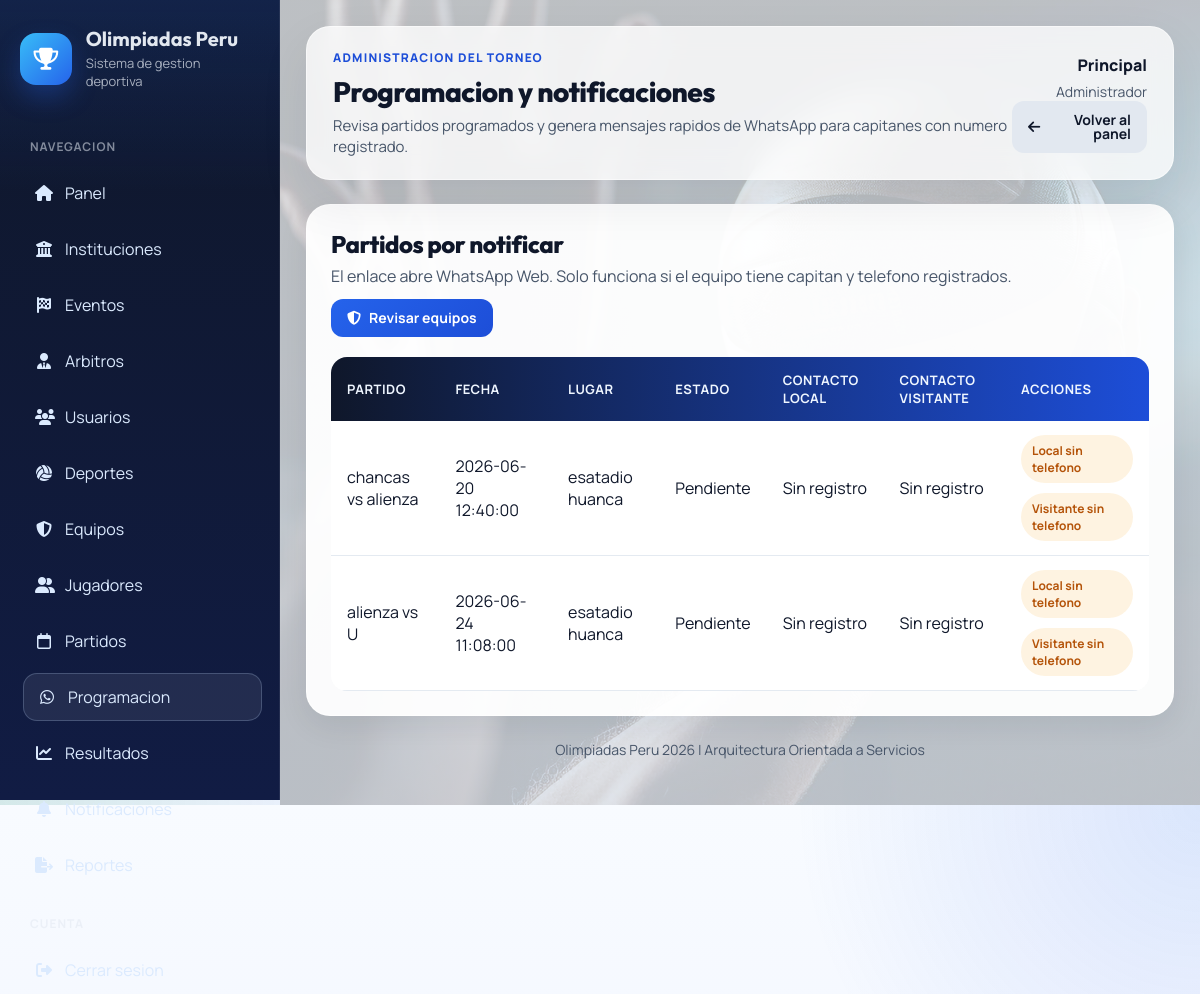
/modules/programacion/index.php (signed in), run on the app's committed database.
### tables this page shows
CREATE TABLE `partidos` (
  `id_partido` int(11) NOT NULL AUTO_INCREMENT,
  `id_evento` int(11) NOT NULL,
  `id_deporte` int(11) NOT NULL,
  `equipo_local` int(11) NOT NULL,
  `equipo_visitante` int(11) NOT NULL,
  `id_arbitro` int(11) DEFAULT NULL,
  `fecha` datetime DEFAULT NULL,
  `lugar` varchar(150) DEFAULT NULL,
  `estado` enum('Pendiente','Jugando','Finalizado') DEFAULT 'Pendiente',
  PRIMARY KEY (`id_partido`),
  KEY `id_evento` (`id_evento`),
  KEY `id_deporte` (`id_deporte`),
  KEY `equipo_local` (`equipo_local`),
  KEY `equipo_visitante` (`equipo_visitante`),
  KEY `id_arbitro` (`id_arbitro`),
  CONSTRAINT `partidos_ibfk_1` FOREIGN KEY (`id_evento`) REFERENCES `eventos` (`id_evento`),
  CONSTRAINT `partidos_ibfk_2` FOREIGN KEY (`id_deporte`) REFERENCES `deportes` (`id_deporte`),
  CONSTRAINT `partidos_ibfk_3` FOREIGN KEY (`equipo_local`) REFERENCES `equipos` (`id_equipo`),
  CONSTRAINT `partidos_ibfk_4` FOREIGN KEY (`equipo_visitante`) REFERENCES `equipos` (`id_equipo`),
  CONSTRAINT `partidos_ibfk_5` FOREIGN KEY (`id_arbitro`) REFERENCES `arbitros` (`id_arbitro`)
);

CREATE TABLE `equipos` (
  `id_equipo` int(11) NOT NULL AUTO_INCREMENT,
  `nombre` varchar(100) NOT NULL,
  `director_tecnico` varchar(100) DEFAULT NULL,
  `logo` varchar(255) DEFAULT NULL,
  `fecha_registro` timestamp NOT NULL DEFAULT current_timestamp(),
  `id_institucion` int(11) NOT NULL,
  `id_deporte` int(11) NOT NULL,
  `id_categoria` int(11) NOT NULL,
  `capitan` varchar(100) DEFAULT NULL,
  `telefono_capitan` varchar(20) DEFAULT NULL,
  PRIMARY KEY (`id_equipo`),
  KEY `id_institucion` (`id_institucion`),
  KEY `id_deporte` (`id_deporte`),
  KEY `id_categoria` (`id_categoria`),
  CONSTRAINT `equipos_ibfk_1` FOREIGN KEY (`id_institucion`) REFERENCES `instituciones` (`id_institucion`),
  CONSTRAINT `equipos_ibfk_2` FOREIGN KEY (`id_deporte`) REFERENCES `deportes` (`id_deporte`),
  CONSTRAINT `equipos_ibfk_3` FOREIGN KEY (`id_categoria`) REFERENCES `categorias` (`id_categoria`)
);

### modules/programacion/index.php (called while the page is built, shortened)
<?php
require __DIR__ . '/index_view.php';
return;
?>

### includes/auth.php (called while the page is built, shortened)
<?php
function app_url(string $path = ''): string
{
    $base = '/OLIMPIADAS_PERU';
    return $base . ($path !== '' ? '/' . ltrim($path, '/') : '');
}
function e(string $value): string
{
    return htmlspecialchars($value, ENT_QUOTES, 'UTF-8');
}

### modules/programacion/index_view.php (the view, shortened to what this page needs)
<?php
include '../../config/database.php';
$partidos = $conexion->query('
    SELECT
        p.id_partido,
        p.fecha,
        p.lugar,
        p.estado,
        local.nombre AS local,
        visitante.nombre AS visitante,
        local.capitan AS capitan_local,
        local.telefono_capitan AS telefono_local,
        visitante.capitan AS capitan_visitante,
        visitante.telefono_capitan AS telefono_visitante
    FROM partidos p
    INNER JOIN equipos local ON p.equipo_local = local.id_equipo
    INNER JOIN equipos visitante ON p.equipo_visitante = visitante.id_equipo
    ORDER BY p.fecha ASC
')->fetchAll();
require '../../includes/app_header.php';
?>
<section class="panel-card">
    <div class="toolbar">
        <div class="toolbar__title">
            <h2>Partidos por notificar</h2>
            <p>El enlace abre WhatsApp Web. Solo funciona si el equipo tiene capitan y telefono registrados.</p>
        </div>
        <div class="actions">
            <a class="btn btn-primary" href="<?= e(app_url('modules/equipos/index.php')) ?>">
                <i class="fa-solid fa-shield-halved"></i>
                Revisar equipos
            </a>
        </div>
    </div>
    <div class="table-responsive">
        <table class="app-table">
            <thead>
                <tr>
                    <th>Partido</th>
                    <th>Fecha</th>
                    <th>Lugar</th>
                    <th>Estado</th>
                    <th>Contacto local</th>
                    <th>Contacto visitante</th>
                    <th>Acciones</th>
                </tr>
            </thead>
            <tbody>
                <?php foreach ($partidos as $partido): ?>
                    <?php
                    $waLocal = !empty($partido['telefono_local'])
                        ? app_url('modules/notificaciones/enviar.php') . '?id_partido=' . urlencode((string) $partido['id_partido']) . '&destino=local'
                        : null;
                    $waVisitante = !empty($partido['telefono_visitante'])
                        ? app_url('modules/notificaciones/enviar.php') . '?id_partido=' . urlencode((string) $partido['id_partido']) . '&destino=visitante'
                        : null;
                    ?>
                    <tr>
                        <td><?= e($partido['local']) ?> vs <?= e($partido['visitante']) ?></td>
                        <td><?= e((string) $partido['fecha']) ?></td>
                        <td><?= e((string) $partido['lugar']) ?></td>
                        <td><?= e((string) $partido['estado']) ?></td>
                        <td><?= e((string) ($partido['capitan_local'] ?: 'Sin registro')) ?></td>
                        <td><?= e((string) ($partido['capitan_visitante'] ?: 'Sin registro')) ?></td>
                        <td>
                            <div class="table-stack">
                                <?php if ($waLocal): ?>
                                    <a class="btn btn-success" target="_blank" rel="noopener noreferrer" href="<?= e($waLocal) ?>">
                                        <i class="fa-brands fa-whatsapp"></i>
                                        Local
                                    </a>
                                <?php else: ?>
                                    <span class="badge badge--warning">Local sin telefono</span>
                                <?php endif; ?>
                                <?php if ($waVisitante): ?>
                                    <a class="btn btn-success" target="_blank" rel="noopener noreferrer" href="<?= e($waVisitante) ?>">
                                        <i class="fa-brands fa-whatsapp"></i>
                                        Visitante
                                    </a>
                                <?php else: ?>
                                    <span class="badge badge--warning">Visitante sin telefono</span>
                                <?php endif; ?>
                            </div>
                        </td>
                    </tr>
                <?php endforeach; ?>
            </tbody>
        </table>
    </div>
</section>
<?php require '../../includes/app_footer.php'; ?>

### css/style.css (style rules this page uses)
:root { --bg: #eef2ff; --surface: #ffffff; --text: #0f172a; --text-soft: #475569; --primary: #2563eb; --primary-2: #1d4ed8; --success: #16a34a; --warning: #f59e0b; --danger: #dc2626; --shadow-soft: 0 20px 50px rgba(15, 23, 42, 0.08); --shadow-card: 0 10px 30px rgba(15, 23, 42, 0.08); --radius-xl: 24px; --radius-lg: 18px; --radius-md: 14px; --radius-sm: 10px; --transition: 180ms ease; }
* { box-sizing: border-box; margin: 0; padding: 0; }
html { scroll-behavior: smooth; }
body { background: radial-gradient(circle at top right, rgba(37, 99, 235, 0.14), transparent 28%), radial-gradient(circle at bottom left, rgba(22, 163, 74, 0.12), transparent 24%), linear-gradient(180deg, #f8fbff 0%, var(--bg) 100%); color: var(--text); font-family: "Manrope", "Segoe UI", Tahoma, Geneva, Verdana, sans-serif; min-height: 100vh; }
h1, h2, h3, h4, h5, h6, .app-brand__title, .app-topbar__title { font-family: "Outfit", "Manrope", "Segoe UI", sans-serif; }
a { color: inherit; }
.hero-card, .panel-card, .data-card, .form-card, .auth-card { background: rgba(255, 255, 255, 0.94); border: 1px solid rgba(255, 255, 255, 0.7); border-radius: var(--radius-xl); box-shadow: var(--shadow-card); }
.hero-card, .panel-card, .data-card, .form-card { padding: 24px; }
.toolbar { align-items: center; display: flex; flex-wrap: wrap; gap: 12px; justify-content: space-between; margin-bottom: 20px; }
.toolbar__title h2, .section-title { font-size: 24px; font-weight: 800; letter-spacing: -0.02em; }
.toolbar__title p { color: var(--text-soft); margin-top: 6px; }
.actions { display: flex; flex-wrap: wrap; gap: 10px; }
.table-responsive { overflow-x: auto; }
.app-table, table { background: var(--surface); border-collapse: collapse; border-radius: 16px; overflow: hidden; width: 100%; }
.app-table thead, table thead { background: linear-gradient(90deg, #0f172a, #1d4ed8); }
.app-table th, table th { color: #eff6ff; font-size: 13px; font-weight: 700; letter-spacing: 0.04em; padding: 14px 16px; text-align: left; text-transform: uppercase; }
.app-table td, table td { border-bottom: 1px solid rgba(226, 232, 240, 0.9); color: var(--text); padding: 14px 16px; vertical-align: middle; }
.app-table tbody td, table tbody td { background: rgba(255, 255, 255, 0.9); color: var(--text); }
.table-stack { display: flex; flex-wrap: wrap; gap: 10px; }
.btn, button, input[type="submit"] { align-items: center; border: 0; border-radius: 12px; cursor: pointer; display: inline-flex; font-size: 14px; font-weight: 700; gap: 8px; justify-content: center; line-height: 1; padding: 12px 16px; text-decoration: none; transition: transform var(--transition), box-shadow var(--transition), background var(--transition), opacity var(--transition); }
.btn-primary { background: linear-gradient(135deg, var(--primary), var(--primary-2)); color: #fff; }
.badge { border-radius: 999px; display: inline-flex; font-size: 12px; font-weight: 700; gap: 6px; padding: 7px 11px; }
.badge--warning { background: rgba(245, 158, 11, 0.12); color: #b45309; }

### data on the page
partidos: equipo_local.nombre "chancas", equipo_visitante.nombre "alienza", fecha "2026-06-20 12:40:00", lugar "esatadio huanca", estado "Pendiente", equipo_local.capitan "Sin registro", equipo_visitante.capitan "Sin registro"
partidos: equipo_local.nombre "alienza", equipo_visitante.nombre "U", fecha "2026-06-24 11:08:00", lugar "esatadio huanca", estado "Pendiente", equipo_local.capitan "Sin registro", equipo_visitante.capitan "Sin registro"

### other printed values
$item['label'] "Panel"
$item['label'] "Instituciones"
$item['label'] "Eventos"
$item['label'] "Arbitros"
$item['label'] "Usuarios"
$item['label'] "Deportes"
$item['label'] "Equipos"
$item['label'] "Jugadores"
$item['label'] "Partidos"
$item['label'] "Programacion"
$item['label'] "Resultados"
$pageHeading "Programacion y notificaciones"
$pageDescription "Revisa partidos programados y genera mensajes rapidos de WhatsApp para capitanes con numero registrado."
current_user_name() "Principal"
current_role_label() "Administrador"
